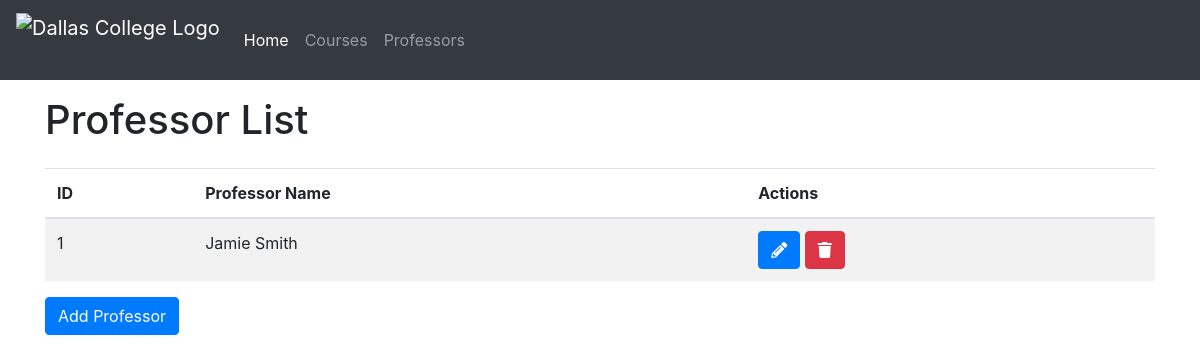
The app's page /professors, older data.
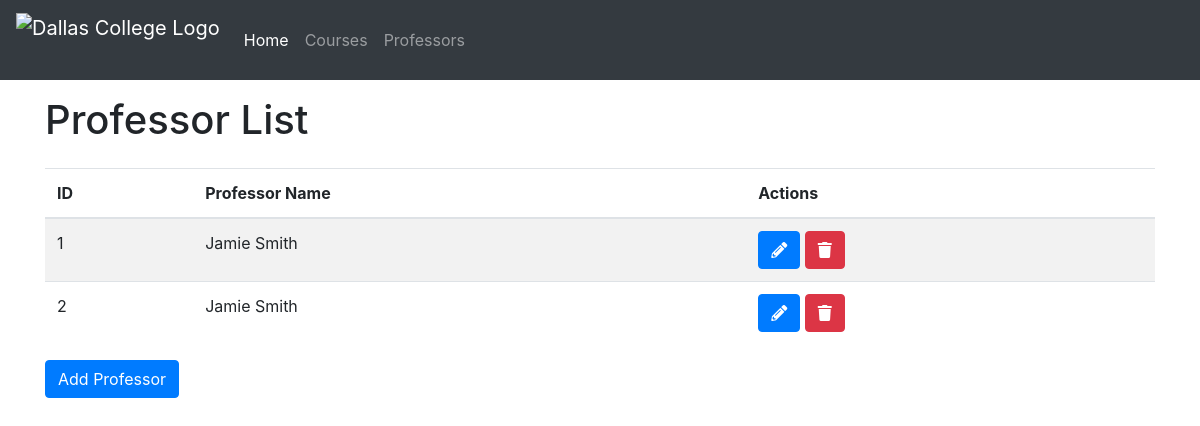
The same page, newer data.
### app.py (models this page shows)
class Professor(db.Model):
    id = db.Column(db.Integer, primary_key=True)
    name = db.Column(db.String(50), nullable=False)
    courses = db.relationship('Course', backref='professor', lazy=True)

### app.py (the view)
@app.route('/professors', methods=['GET', 'POST'])
def professors():
    if request.method == 'POST':
        name = request.form.get('name')
        if name:
            professor = Professor(name=name)
            db.session.add(professor)
            db.session.commit()
        return redirect(url_for('professors'))
    else:
        professors = Professor.query.all()
        return render_template('professors.html', professors=professors)

### templates/professors.html (shortened to what this page needs)
<!DOCTYPE html>
<html>
<head>
    <link rel="stylesheet" href="https://stackpath.bootstrapcdn.com/bootstrap/4.5.0/css/bootstrap.min.css">
    <link rel="stylesheet" href="https://cdnjs.cloudflare.com/ajax/libs/font-awesome/5.15.3/css/all.min.css">
</head>
<body>
    <nav class="navbar navbar-expand-lg navbar-dark bg-dark mb-3">
        <a class="navbar-brand" href="#">
            <img src="https://selfsrv.dcccd.edu/Student/Content/Images/custom-header-logo.png" alt="Dallas College Logo" class="mb-4">
        </a>
        <div class="collapse navbar-collapse" id="navbarNav">
            <ul class="navbar-nav">
                <li class="nav-item active">
                    <a class="nav-link" href="/">Home</a>
                </li>
                <li class="nav-item">
                    <a class="nav-link" href="/courses">Courses</a>
                </li>
                <li class="nav-item">
                    <a class="nav-link" href="/professors">Professors</a>
                </li>
            </ul>
        </div>
    </nav>
    <div class="container">
        <h1 class="mb-4">Professor List</h1>
        <table class="table table-striped">
            <thead>
                <tr>
                    <th>ID</th>
                    <th>Professor Name</th>
                    <th>Actions</th>
                </tr>
            </thead>
            <tbody>
                {% for professor in professors %}
                <tr>
                    <td>{{ professor.id }}</td>
                    <td>{{ professor.name }}</td>
                    <td>
                        <a href="/edit_professor/{{ professor.id }}" class="btn btn-primary">
                            <i class="fas fa-pencil-alt"></i>
                        </a>
                        <a href="/delete_professor/{{ professor.id }}" class="btn btn-danger">
                            <i class="fas fa-trash"></i>
                        </a>
                    </td>
                </tr>
                {% endfor %}
            </tbody>
        </table>
        <button type="button" class="btn btn-primary" data-toggle="modal" data-target="#professorForm">
            Add Professor
        </button>
    </div>
</body>
</html>

Row changes from the older to the newer data that the page shows:
added Professor: id "2", name "Jamie Smith"
